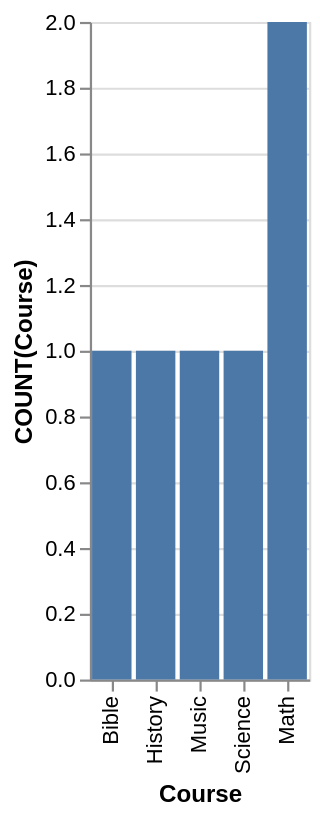

Express this chart as Vega-Lite.
### Vega-Lite specification from a JSON file in a GitHub repository (floating-point values rounded to 4 significant figures)
{"data": {"values": [{"x_data": "Bible", "y_data": 1}, {"x_data": "History", "y_data": 1}, {"x_data": "Music", "y_data": 1}, {"x_data": "Science", "y_data": 1}, {"x_data": "Math", "y_data": 2}]}, "mark": "bar", "encoding": {"x": {"field": "x_data", "type": "nominal", "title": "Course", "sort": {"op": "sum", "field": "y_data", "order": "ascending"}}, "y": {"field": "y_data", "type": "quantitative", "title": "COUNT(Course)"}}}
